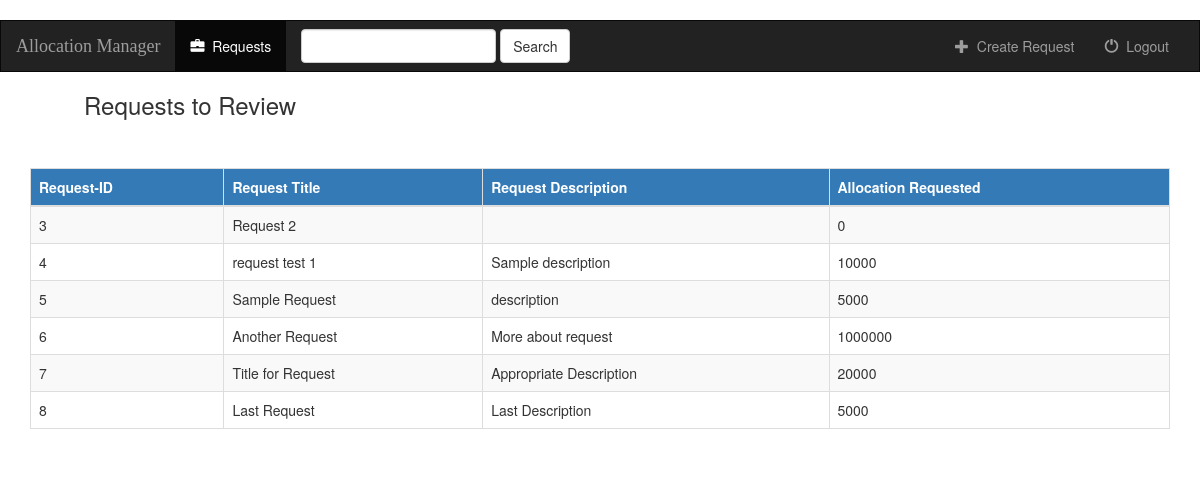
Page /dashboard/reviewer/ on the committed database.
### dashboard/models.py (models this page shows, shortened)
class Request(models.Model):
    request_title = models.CharField(max_length=250)
    request_description = models.CharField(max_length=500)
    request_status = models.CharField(max_length=20)
    allocation_type = models.CharField(blank=True,max_length=100)
    applications_to_be_used = models.CharField(blank=True,max_length=100)
    disk_usage_range_per_job = models.BigIntegerField(blank=True,null=True)
    document = models.FileField(blank=True)
    field_of_science = models.CharField(blank=True,max_length=50)
    keywords = models.CharField(blank=True,max_length=100)
    max_memory_per_cpu = models.BigIntegerField(blank=True,null=True)
    num_cpus_per_job = models.BigIntegerField(blank=True,null=True)
    request_reviewed_and_funded_by = models.CharField(blank=True,max_length=100)
    request_date = models.DateTimeField(blank=True, null=True)
    service_units = models.BigIntegerField()
    specific_resource_selection = models.CharField(blank=True,max_length=100)
    typical_su_per_job = models.BigIntegerField(blank=True,null=True)

### dashboard/views.py (the view)
class ReviewerView(generic.ListView):
    template_name = 'dashboard/reviewer.html'
    context_object_name = 'all_requests'
    def get_queryset(self):
        return Request.objects.all()

### dashboard/templates/dashboard/reviewer.html (shortened to what this page needs)
{% extends 'dashboard/base.html' %}
{% block body %}
    {% if all_requests %}
        <h3 style="margin-left: 7%">Requests to Review</h3>
        <div class="container">
          <table class="table table-hover table-bordered table-striped table-responsive">
            <thead class="thead-inverse">
              <tr style="background-color: #337ab7;color:white">
                <th>Request-ID</th>
                <th>Request Title</th>
                <th>Request Description</th>
                <th>Allocation Requested</th>
              </tr>
            </thead>
            <tbody>
                {% for request in all_requests %}
                  <tr>
                    <td>{{ request.id }}</td>
                    <td>{{ request.request_title }}</td>
                    <td>{{ request.request_description }}</td>
                    <td>{{ request.service_units}}</td>
                  </tr>
                {% endfor %}
            </tbody>
          </table>
        </div>
    {%  else %}
        <h3>No Requests to Review</h3>
    {% endif %}
{%  endblock %}

### rows in the picture
Request: id "3", request_title "Request 2", service_units "0"
Request: id "4", request_title "request test 1", request_description "Sample description", service_units "10000"
Request: id "5", request_title "Sample Request", request_description "description", service_units "5000"
Request: id "6", request_title "Another Request", request_description "More about request", service_units "1000000"
Request: id "7", request_title "Title for Request", request_description "Appropriate Description", service_units "20000"
Request: id "8", request_title "Last Request", request_description "Last Description", service_units "5000"
